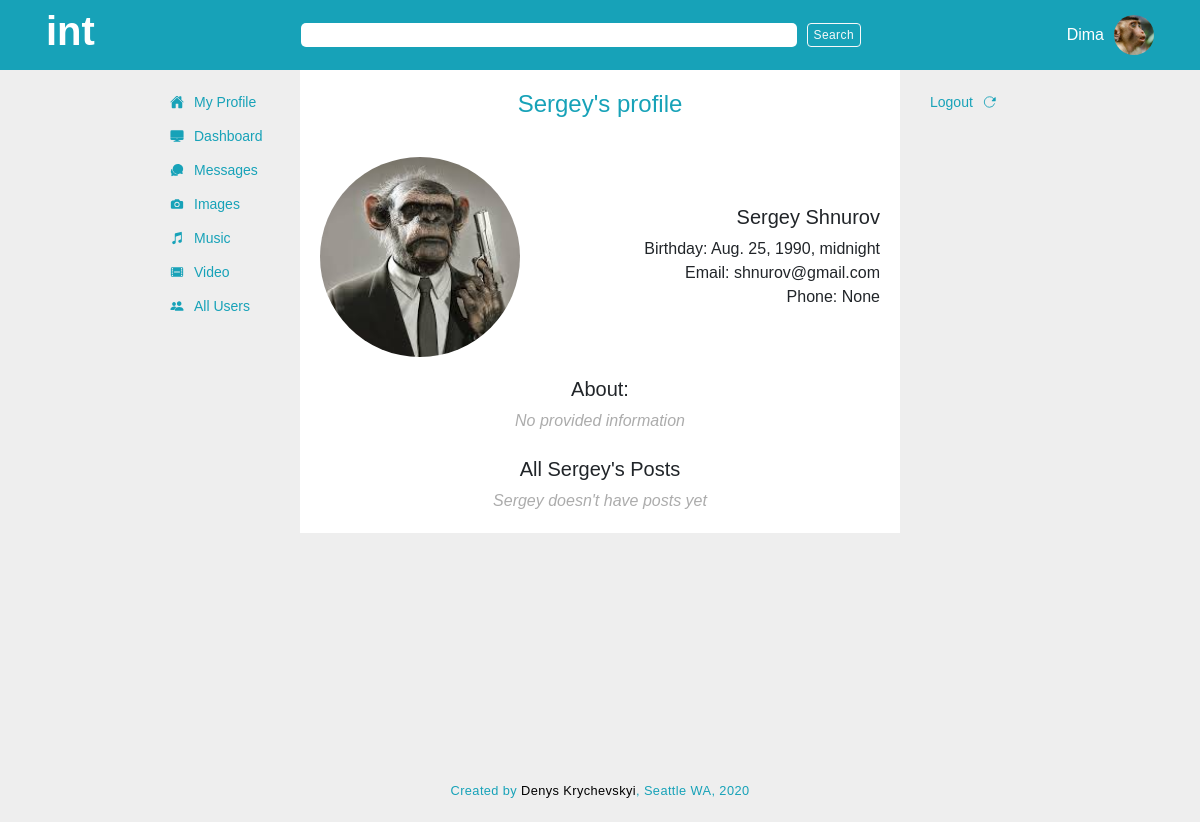
The page /user/9/profile (signed in) on the database as committed earlier.
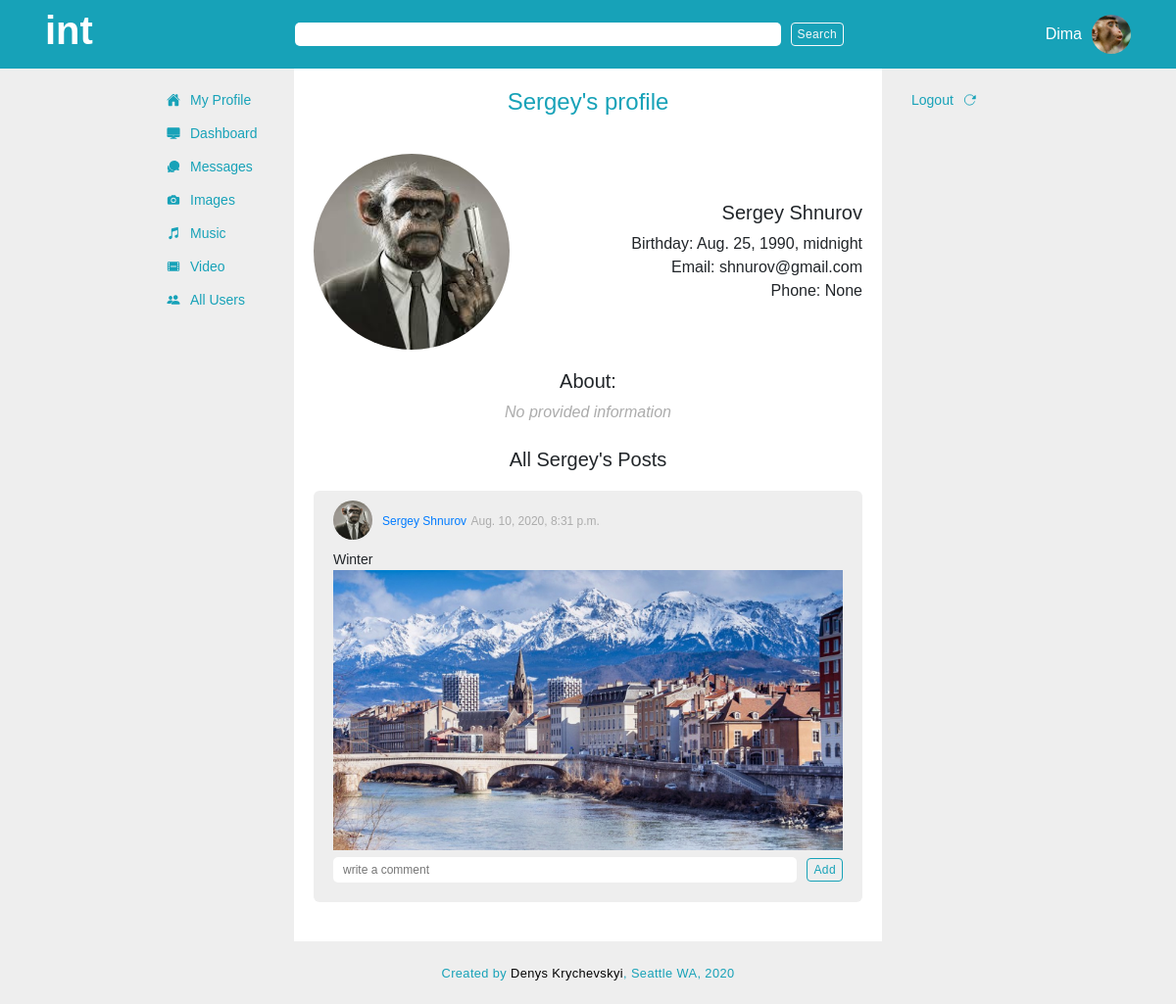
The same page on the database as committed later.
### app_one/models.py (models this page shows, shortened)
class User(models.Model):
    first_name = models.CharField(max_length = 255)
    last_name = models.CharField(max_length = 255)
    nickname = 	models.CharField(max_length = 50, blank=True, null = True)
    initials = 	models.CharField(max_length = 10, blank=True, null = True)
    birth_date = models.DateTimeField()
    avatar = models.ImageField(upload_to='avatars', default=None, blank=True, null = True)	#upload to avatars is a directory inside media directory, it will go like media/avatars
    email = models.TextField()
    phone_num = models.IntegerField(blank=True, null = True)
    about = models.TextField(blank=True, null = True)
    password = models.TextField()
    location = models.CharField(max_length = 255, blank=True, null = True)
    created_at = models.DateTimeField(auto_now_add = True)
    updated_at = models.DateTimeField(auto_now = True)
    objects = UserManager()

class Post(models.Model):
    title = models.CharField(max_length = 255, null = True, blank=True, default=None)
    content = models.TextField()
    post_image = models.ImageField(upload_to='post_images', default=None, blank=True, null = True)
    poster = models.ForeignKey(User, related_name = 'poster', on_delete=models.CASCADE)
    created_at = models.DateTimeField(auto_now_add = True)
    updated_at = models.DateTimeField(auto_now = True)
    objects = PostManager()

### app_one/views.py (the view)
# urls.py: path('user/<int:user_id>/profile', views.user_profile),
def user_profile(request, user_id):
    cur_user = User.objects.get(id=user_id)
    user_posts = cur_user.poster.all().order_by('-created_at')
    context = {
        'curr_user':User.objects.get(id=request.session['user_id']),
        'user':cur_user,
        'user_posts':user_posts
    }
    return render(request, 'profile.html', context)

### app_one/templates/profile.html (shortened to what the changed rows need)
{% load embed_video_tags %}
<!DOCTYPE html>
<html lang="en">
<head>
    {% include 'head.html' %}
</head>
<body>
    <div class="outer_container">
        {% include 'search.html' %}
        <div class="inner_container">
            <div class="inner">
                <div class="main_container">
                    <div class="page_title_container">
                        <h4>{{user.first_name}}'s profile</h4>
                    </div>
                    <div class="profile_page_container">
                        <div class="avatar_img">
                            <div class="box">
                                <img src="{{ MEDIA_URL }}{{ user.avatar }}" alt="{{ post.poster.first_name}}'s avatar">
                            </div>
                            <div class="profile_info">
                                <h5>{{ user.first_name }} {{ user.last_name }}</h5>
                                <p>Birthday: {{ user.birth_date}}</p>
                                <p>Email: {{ user.email}}</p>
                                <p>Phone: {{ user.phone_num}}</p>
                            </div>
                        </div>
                        <div class="about_user">
                            <h5>About:</h5>
                            {% if len.user.about > 0 %}
                            <p>{{ user.about}}</p>
                            {% else %}
                            <p class="no_provided">No provided information</p>
                            {% endif %}
                        </div>
                        <br>
                        <h5 class="text-center">All {{user.first_name}}'s Posts</h5>
                        {% if not user.poster.all  %}
                        <p class="no_provided text-center">{{ user.first_name }} doesn't have posts yet</p>
                        {% endif %}
                        {% for post in user_posts %}
                            <div class="post_container">
                                <div class="post_header">
                                        <div class="avatar">
                                            <a href="/user/{{ post.poster.id }}/profile" ><img src="{{ MEDIA_URL }}{{ post.poster.avatar }}" alt="{{ post.poster.first_name}}'s avatar"></a>
                                        </div>
                                        <div class="poster">
                                            <a href="/user/{{ post.poster.id }}/profile" class="poster_name">{{ post.poster.first_name }} {{ post.poster.last_name }}</a>
                                            <small>{{ post.created_at }}</small>
                                        </div>
                                </div>
                                <p class="post_content">{{ post.content }}</p>
                                {% if post.post_image %}
                                <div class="post_image_container">
                                    <img src="{{ MEDIA_URL }}{{ post.post_image }}" alt="">
                                </div>
                                {% endif %}
                                <div class="comment_container">
                                    <form action="/add_comment/post/{{ post.id }}" id="form_addComment" method="POST">
                                        <div class="comment_input">
                                            <div class="add_comment_input">
                                                <input type="text" name="comment" placeholder="write a comment">
                                            </div>
                                            <button class="btn btn-outline-info btn_add" >Add</button>
                                        </div>
                                    </form>
                                    <div class="display_comments_container">
                                    </div>
                                </div>
                            </div>
                        {% endfor %}
                    </div>
                </div>
            </div>
        </div>
    </div>
</body>
</html>

Rows that differ between the two databases and show on the page:
shown differently, row unchanged: User "Sergey": first_name "Sergey" → (not shown)
added Post: poster.avatar (picture), poster.first_name "Sergey", poster.last_name "Shnurov", created_at "Aug. 10, 2020, 8:31 p.m.", content "Winter", post_image (picture)
Other text that changed with them:
text no longer shown: "doesn't have posts yet"
